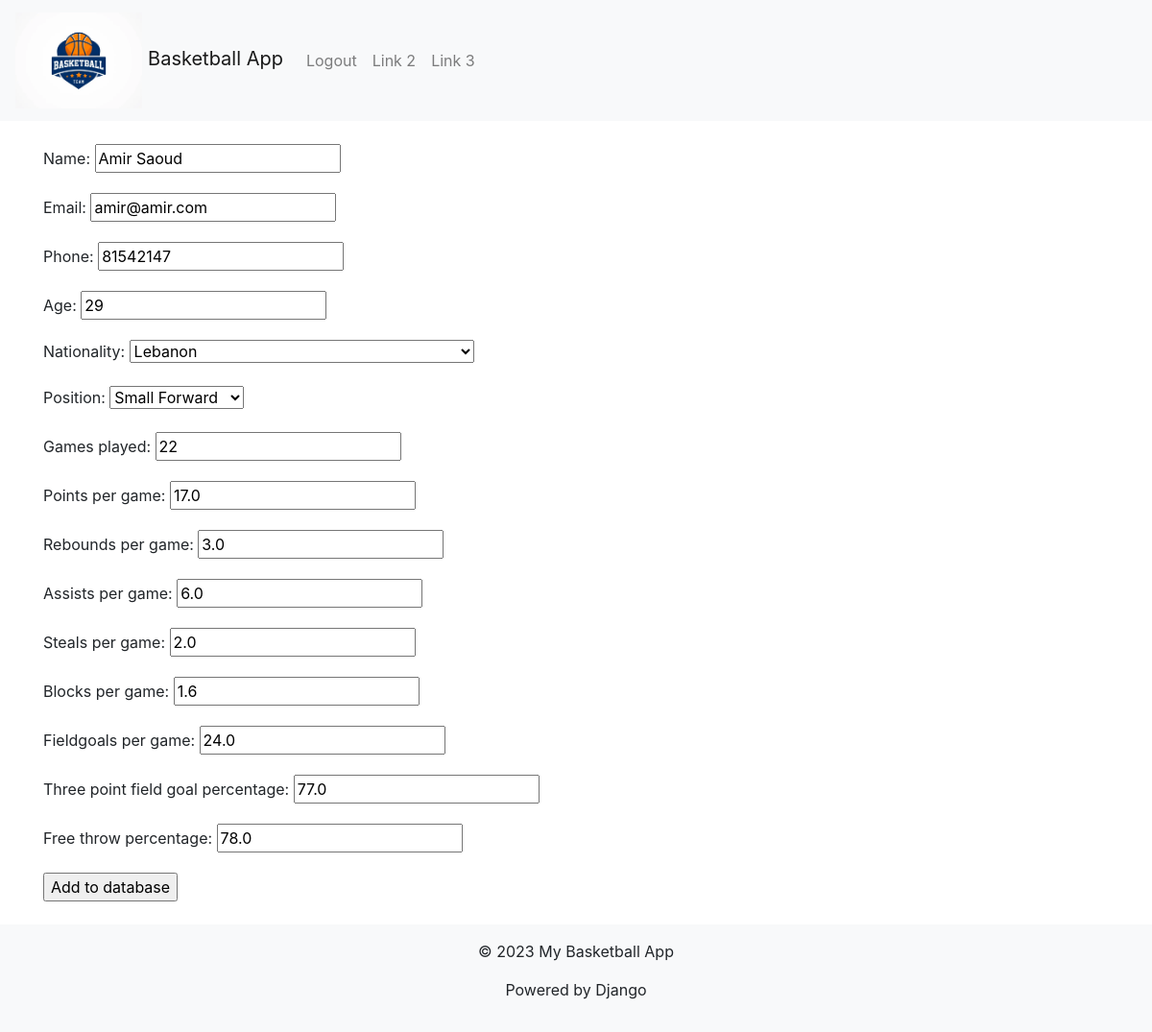
The app's page /playerstats/updateplayer/2/ (signed in) with its own data.
### basketballapp430/models.py (models this page shows, shortened)
class Player(models.Model):
    POINTGUARD = 'PG'
    SHOOTINGGUARD = 'SG'
    SMALLFORWARD = 'SF'
    POWERFORWARD = 'PF'
    CENTER = 'C'
    POSITION_CHOICES = [
        (POINTGUARD, 'Point Guard'),
        (SHOOTINGGUARD, 'Shooting Guard'),
        (SMALLFORWARD, 'Small Forward'),
        (POWERFORWARD, 'Power Forward'),
        (CENTER, 'Center')
    ]
    name = models.CharField(max_length=200)
    email = models.EmailField(max_length=255, default = '')
    phone = models.CharField(max_length=20)
    age = models.IntegerField()
    nationality = CountryField()
    position = models.CharField(max_length=2, choices=POSITION_CHOICES)
    games_played = models.IntegerField(default=0)
    points_per_game = models.FloatField(default=0)
    rebounds_per_game = models.FloatField(default=0)
    assists_per_game = models.FloatField(default=0)
    steals_per_game = models.FloatField(default=0)
    blocks_per_game = models.FloatField(default=0)
    fieldgoals_per_game = models.FloatField(default=0)
    three_point_field_goal_percentage = models.FloatField(default=0)
    free_throw_percentage = models.FloatField(default=0)

### basketballapp430/views.py (the view)
# urls.py: path('playerstats/updateplayer/<str:pk>/', views.updatePlayer, name = 'updatePlayer'),
@login_required(login_url='login')
def updatePlayer(request, pk):
    player = Player.objects.get(id=pk)
    form = PlayerForm(instance = player)
    if request.method == 'POST':
        form = PlayerForm(request.POST, instance=player)
        if form.is_valid():
            form.save()
            return redirect('playerstats')
    context = {'form': form}
    return render(request, 'addplayer.html', context)

### basketballapp430/forms.py
class PlayerForm(ModelForm):
    class Meta:
        model = Player
        fields = '__all__'
    three_point_field_goal_percentage = forms.FloatField(min_value=0.0, max_value=100.0)
    free_throw_percentage = forms.FloatField(min_value=0.0, max_value=100.0)

### basketballapp430/templates/addplayer.html (shortened to what this page needs)
{% extends "main.html" %}
{% block content %}
<div>
    <form method="POST" action="">
        {{form.as_p}}
        <input type="submit" value="Add to database"/>
    </form>
</div>
{% endblock %}

### records on screen
Player: name "Amir Saoud", email "amir@amir.com", phone "81542147", age "29", nationality "Lebanon", position "Small Forward", games_played "22", points_per_game "17.0", rebounds_per_game "3.0", assists_per_game "6.0", steals_per_game "2.0", blocks_per_game "1.6", fieldgoals_per_game "24.0", three_point_field_goal_percentage "77.0", free_throw_percentage "78.0"
